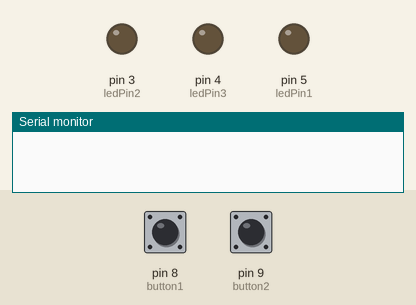
Simulated run of this sketch. Board: Arduino Uno, built with avr-gcc and run on an emulated ATmega328P. Shown: output pins drawn as LEDs (lit = HIGH), the last lines printed to the serial monitor. The inputs (shaded band) are chosen by the test bench; at power-on: pin 8 (button1) LOW, pin 9 (button2) HIGH.

Above: at 1.2 s.
1.3 s: pin 8 (button1) pulled HIGH for 0.15 s
At 1.4 s:
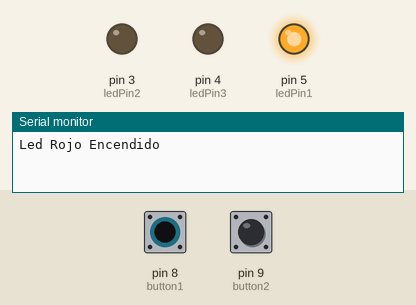
3.0 s: pin 9 (button2) pulled LOW for 0.15 s
At 3.1 s:
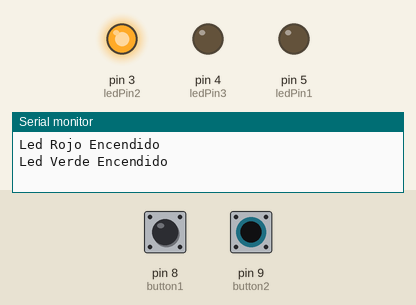
4.7 s: pin 9 (button2) pulled LOW for 3.2 s
At 8.2 s:
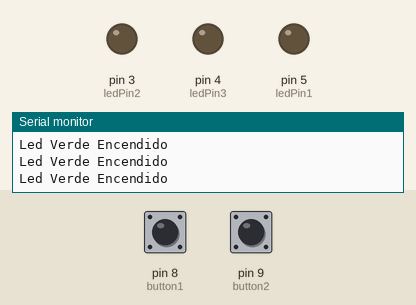
9.4 s: pin 8 (button1) pulled HIGH for 3.2 s
At 10.4 s:
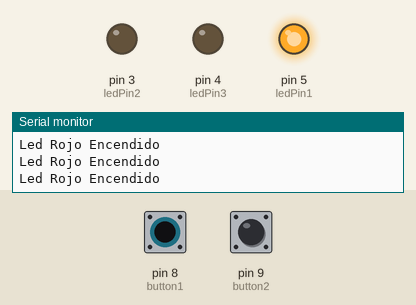
14.1 s: pin 8 (button1) driven HIGH and pin 9 (button2) driven LOW
At 15.2 s:
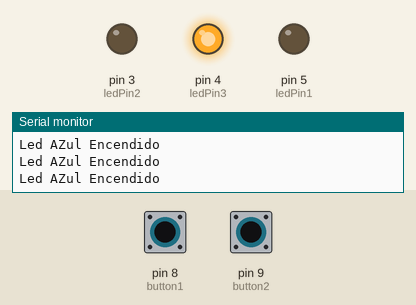
15.6 s: pin 8 (button1) driven LOW
At 15.8 s:
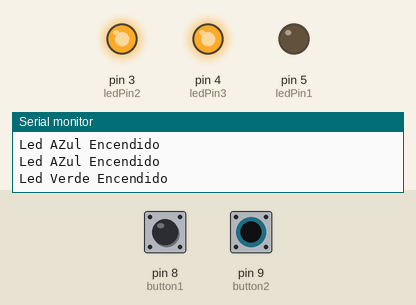
Timing chart, 0 to 18.4 s (numbered marks = the images above; inputs shaded):
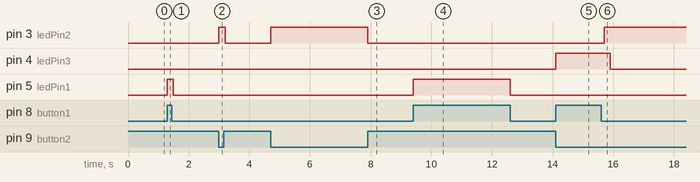

The sketch:

Clase_4__pulsadores_.ino
```cpp
int button1 = 8;
int button2 = 9;

int ledPin1 =  5;
int ledPin2 =  3;
int ledPin3 =  4;

int buttonState1;
int buttonState2;

void setup() {
  Serial.begin(9600);

  pinMode(ledPin1, OUTPUT);
  pinMode(ledPin2, OUTPUT);
  pinMode(ledPin3, OUTPUT);
  pinMode(button2, INPUT_PULLUP);
  pinMode(button1, INPUT);
}

void loop() {

  buttonState1 = digitalRead(button1);
  buttonState2 = digitalRead(button2);

  if (buttonState1 == HIGH &! buttonState2 == LOW) {
    digitalWrite(ledPin1, HIGH);
    Serial.println("Led Rojo Encendido");
    delay(200);
  } else {
    digitalWrite(ledPin1, LOW);
  }
    if (buttonState2 == LOW &! buttonState1 == HIGH ) {
    digitalWrite(ledPin2, HIGH);
    Serial.println("Led Verde Encendido");
    delay(200);
  } else {
    digitalWrite(ledPin2, LOW);
  }
    if (buttonState1 == HIGH && buttonState2 == LOW) {
    digitalWrite(ledPin3, HIGH);
    Serial.println("Led AZul Encendido");
    delay(200);
  } else {
    digitalWrite(ledPin3, LOW);
  }
}
```

Measured:
- after the input at 1.3 s, pin 5 (ledPin1): LOW → HIGH at once, → LOW 0.20 s later
- after the input at 3.0 s, pin 3 (ledPin2): LOW → HIGH at once, → LOW 0.20 s later
- after the input at 4.7 s, pin 3 (ledPin2): LOW → HIGH at once, → LOW 3.2 s later
- after the input at 9.4 s, pin 5 (ledPin1): LOW → HIGH at once, → LOW 3.2 s later
- after the input at 14.1 s, pin 4 (ledPin3): LOW → HIGH at once
- after the input at 15.6 s, pin 3 (ledPin2): LOW → HIGH after 0.10 s; pin 4 (ledPin3): HIGH → LOW after 0.30 s
